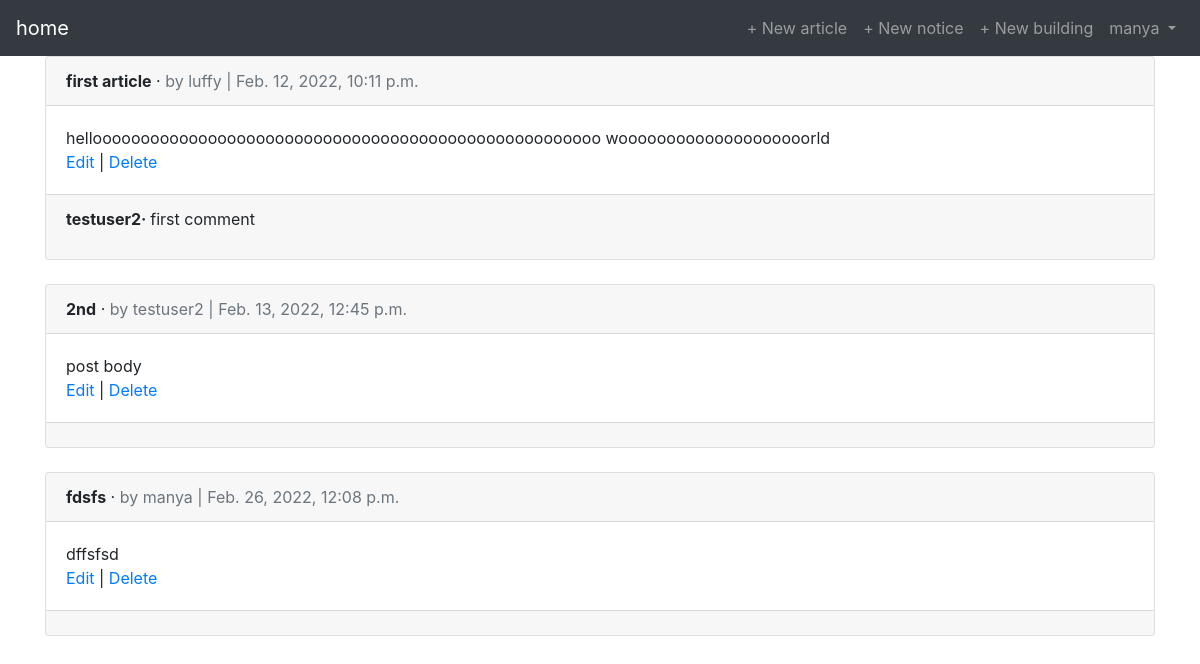
/articles/ (signed in), run on the app's committed database.
### accounts/models.py (models this page shows)
class CustomUser(AbstractUser):
    age = models.PositiveIntegerField(null=True, blank=True)
    phonenumber=models.CharField(max_length=255,null=True)

### articles/models.py (models this page shows, shortened)
class Article(models.Model):
    title=models.CharField(max_length=255)
    body = models.TextField()
    date = models.DateTimeField(auto_now_add=True)
    author = models.ForeignKey(
        get_user_model(),
        on_delete=models.CASCADE,
    )
    issolved=models.BooleanField(default=False)

class Comment(models.Model):
    article= models.ForeignKey(Article,on_delete=models.CASCADE,related_name='comments')
    comment= models.CharField(max_length=255)
    author=models.ForeignKey(get_user_model(),on_delete=models.CASCADE)
    def __str__(self):
        return self.comment

### articles/views.py (the view)
# urls.py: path('', ArticleListView.as_view(), name='article_list'),
class ArticleListView(LoginRequiredMixin ,ListView):
    model = Article
    template_name = 'article_list.html'

### templates/article_list.html (shortened to what this page needs)
{% extends 'base.html' %}
{% block content %}
{% for article in object_list %}
<div class="card"  >
<div class="card-header" >
    {%if article.issolved %}
<span class="font-weight-bold">{{ article.title }}</span> &middot;
    {%else%}
    <span class="font-weight-bold">{{ article.title }}</span> &middot;
    {%endif%}
<span class="text-muted">by {{ article.author }} |
{{ article.date }}</span>
</div>
<div class="card-body">
{{ article.body }}
<div>
    <a href="{% url 'article_edit' article.pk %}">Edit</a> |
    <a href="{% url 'article_delete' article.pk %}">Delete</a>
</div>
</div>
<div class="card-footer">
    {% for comment in article.comments.all%}
    <p>
        <span class="font-weight-bold">
            {{comment.author}}&middot;
        </span>
        {{comment}}
        </p>
    {%endfor%}
</div>
</div>
<br />
{% endfor %}
{% endblock content %}

### templates/base.html (shortened to what this page needs)
<!DOCTYPE html>
<html>
<head>
    <link rel="stylesheet" href="https://cdn.jsdelivr.net/npm/bootstrap@4.5.3/dist/css/bootstrap.min.css"
>
</head>
<body>
    <nav class="navbar navbar-expand-lg navbar-dark bg-dark">
        <a class="navbar-brand" href="{% url 'home' %}">home</a>
        <div class="collapse navbar-collapse" id="navbarSupportedContent">
            {% if user.is_authenticated %}
            <ul class="navbar-nav ml-auto">
                <li><a href="{% url 'article_new' %}" class="nav-link px-2 link-dark">+ New article</a></li>
                {% if user.is_superuser or user.is_stuff %}
                <li><a href="{% url 'notice_new' %}" class="nav-link px-2 link-dark">+ New notice</a></li>
                {% endif %}
                {% if user.is_superuser %}
                <li><a href="{% url 'building_new' %}" class="nav-link px-2 link-dark">+ New building</a></li>
                {% endif %}
                <li class="nav-item">
                    <a class="nav-link dropdown-toggle" href="#" id="navbarDropdown" role="button"
                        data-toggle="dropdown" aria-haspopup="true" aria-expanded="false">
                        {{ user.username }}
                    </a>
                </li>
            </ul>
            {% endif %}
        </div>
    </nav>
    <main>
        <div class="container">
            {% block content %}
            {% endblock content %}
        </div>
    </main>
</body>
</html>

### data on the page
CustomUser: username "manya"
Article: title "first article", author "luffy", date "Feb. 12, 2022, 10:11 p.m.", body "hellooooooooooooooooooooooooooooooooooooooooooooooooooooo woooooooooooooooooooorld"
Comment: author "testuser2", comment "first comment"
Article: title "2nd", author "testuser2", date "Feb. 13, 2022, 12:45 p.m.", body "post body"
Article: title "fdsfs", author "manya", date "Feb. 26, 2022, 12:08 p.m.", body "dffsfsd"
